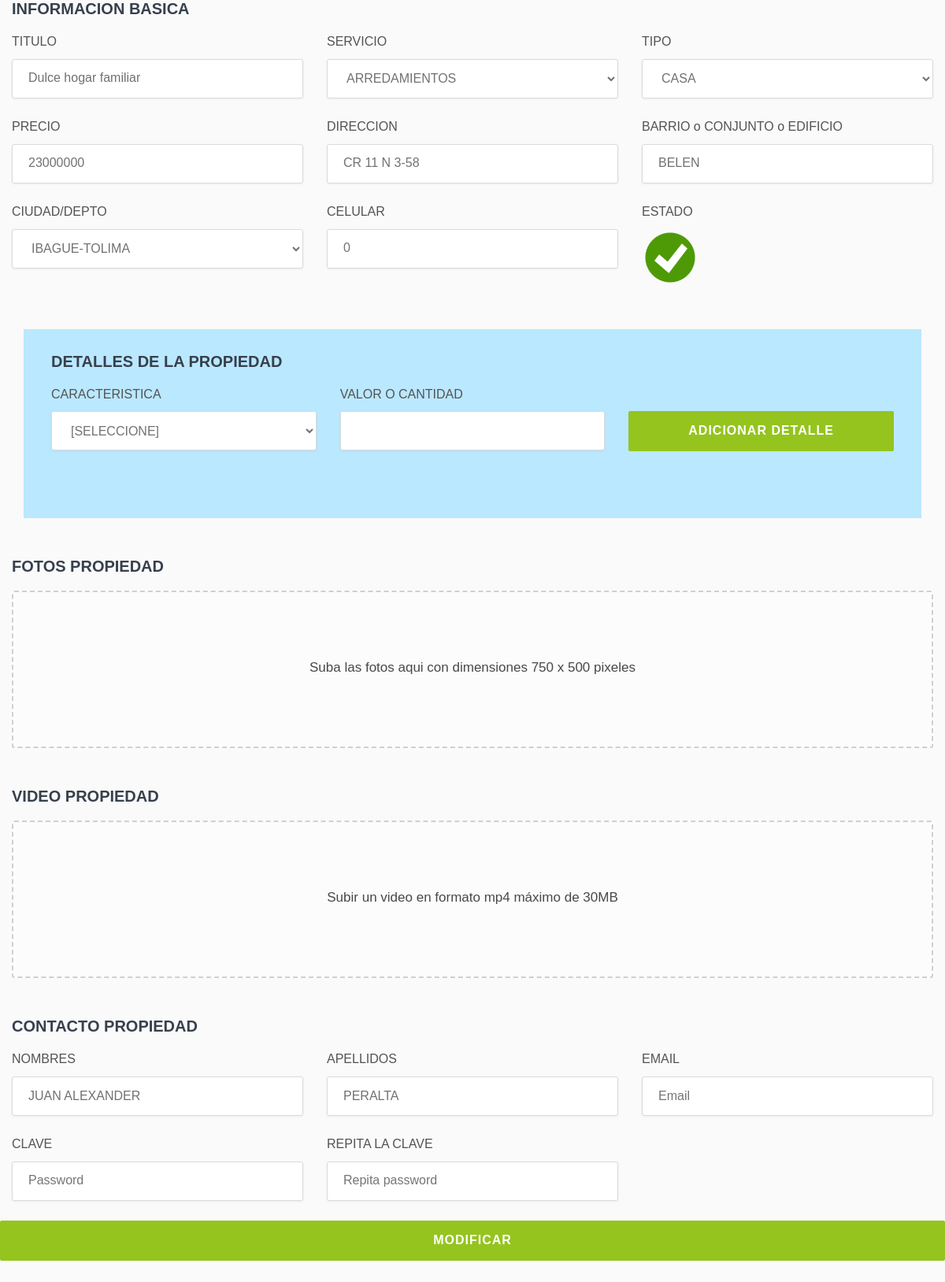
Page /combo1.php?elegido=1 (signed in) on the committed database.
### tables this page shows
CREATE TABLE `propiedades` (
  `id_propiedad` bigint(20) NOT NULL,
  `titulo_propiedad` varchar(50) NOT NULL,
  `id_servicio` bigint(20) NOT NULL,
  `dir_propiedad` varchar(100) NOT NULL,
  `barrio_propiedad` varchar(50) NOT NULL,
  `id_ciudad` bigint(20) NOT NULL,
  `id_tipo` bigint(20) NOT NULL,
  `est_propiedad` int(11) NOT NULL,
  `eli_propiedad` int(11) NOT NULL,
  `id_tercero` bigint(20) NOT NULL,
  `fec_propiedad` datetime NOT NULL,
  `valor_propiedad` double NOT NULL,
  `ruta_video` varchar(50) NOT NULL,
  `celular` bigint(20) NOT NULL,
  `ip_propiedad` int(50) NOT NULL
);

CREATE TABLE `terceros` (
  `id_tercero` bigint(20) NOT NULL,
  `nit_tercero` bigint(20) NOT NULL,
  `nom_tercero` varchar(50) NOT NULL,
  `ape_tercero` varchar(50) NOT NULL,
  `est_tercero` int(11) NOT NULL,
  `eli_tercero` int(11) NOT NULL,
  `password_tercero` varchar(50) NOT NULL,
  `email_tercero` varchar(50) NOT NULL,
  `cel_tercero` bigint(20) NOT NULL
);

### combo1.php (the view, shortened to what this page needs)
    <link rel="stylesheet" type="text/css" href="css/bootstrap.min.css">
    <link rel="stylesheet" type="text/css" href="css/animate.min.css">
    <link rel="stylesheet" type="text/css" href="css/bootstrap-submenu.css">
    <link rel="stylesheet" type="text/css" href="css/bootstrap-select.min.css">
    <link rel="stylesheet" href="css/leaflet.css" type="text/css">
    <link rel="stylesheet" href="css/map.css" type="text/css">
    <link rel="stylesheet" type="text/css" href="fonts/font-awesome/css/font-awesome.min.css">
    <link rel="stylesheet" type="text/css" href="fonts/flaticon/font/flaticon.css">
    <link rel="stylesheet" type="text/css" href="fonts/linearicons/style.css">
    <link rel="stylesheet" type="text/css"  href="css/jquery.mCustomScrollbar.css">
    <link rel="stylesheet" type="text/css"  href="css/dropzone.css">
    <link rel="stylesheet" type="text/css"  href="css/magnific-popup.css">
    <link rel="stylesheet" type="text/css" href="css/sidebar.css">
    <link rel="stylesheet" type="text/css" href="css/style.css">
    <link rel="stylesheet" type="text/css" id="style_sheet" href="css/skins/default.css">
<?PHP
include "conex2x.php";
if ($_SESSION["autenticadoVyP"] == "Autenticado")
{
	if (isset($_REQUEST['elegido']))
	{
	   $id_propiedad = $_REQUEST['elegido'];
	}
	else
	{
		$id_propiedad = $_SESSION["id_propiedadVyP"];
	}
if ($id_propiedad > 0)
{
	$id_tercero = $_SESSION["id_terceroVyP"];
	$sql = "SELECT * FROM terceros WHERE id_tercero = '$id_tercero'";
	$conter = $mysqli->query($sql);
	$regter = $conter->fetch_assoc();
	$sql = "SELECT * FROM propiedades WHERE id_propiedad = '$id_propiedad'";
	$conpro = $mysqli->query($sql);
	$regpro = $conpro->fetch_assoc();
	if ($regpro['est_propiedad'] == 1)
		$estado_propiedad = "img/activo.png";
	else
		$estado_propiedad = "img/inactivo.png";
?>
             <div class="col-md-12">
                <div class="submit-address">
                    <form method="GET" id="forreg" name="forreg" >
                        <div class="main-title-2">
                            <h1><span>INFORMACION</span> BASICA</h1>
                        </div>
                        <div class="search-contents-sidebar mb-30">
                            <div class="row">
                                <div class="col-md-4 col-sm-6">
                                    <div class="form-group">
                                        <label>TITULO</label>
                                        <input type="text" class="input-text" name="titulo" id="titulo" value="<?PHP echo $regpro['titulo_propiedad']; ?>" placeholder="Frase que identifique la propiedad">
                                    </div>
                                </div>
                                <div class="col-md-4 col-sm-6">
                                    <div class="form-group">
                                        <label>SERVICIO</label>
                                        <select class="input-text search-fields" name="servicio" id="servicio">
													<?php
														$sql = "SELECT id_servicio, nom_servicio FROM servicios WHERE id_servicio > 0 AND est_servicio = 1 AND eli_servicio = 0";
														$consulta = $mysqli->query($sql) or die(mysql_error());
														$dato = $consulta->fetch_assoc();
														do {
															if ($regpro['id_servicio'] == $dato['id_servicio'])
															  $selec = "SELECTED";
															else
															  $selec = "";
													?>
																<option <?PHP echo $selec;  ?>  value="<?php echo $dato['id_servicio']?>"><?php echo $dato['nom_servicio']?></option>
												<?php
															} while ($dato = $consulta->fetch_assoc());
												?>
                                        </select>
                                    </div>
                                </div>
                                <div class="col-md-4 col-sm-6">
                                    <div class="form-group">
                                        <label>TIPO</label>
                                        <select class="input-text search-fields" name="tipo" id="tipo">
												<?php
													$sql = "SELECT id_tipo, nom_tipo FROM tipos WHERE id_tipo > 0 AND est_tipo = 1 AND eli_tipo = 0";
													$consulta = $mysqli->query($sql) or die(mysql_error());
													$dato = $consulta->fetch_assoc();
													do {
															if ($regpro['id_tipo'] == $dato['id_tipo'])
															  $selec = "SELECTED";
															else
															  $selec = "";
												?>
															<option <?PHP echo $selec;  ?>  value="<?php echo $dato['id_tipo']?>"><?php echo $dato['nom_tipo']?></option>
											<?php
														} while ($dato = $consulta->fetch_assoc());
											?>
                                        </select>
                                    </div>
                                </div>
                                <div class="col-md-4 col-sm-6">
                                    <div class="form-group">
                                        <label>PRECIO</label>
                                        <input type="text" class="input-text" name="precio" value="<?PHP echo $regpro['valor_propiedad']; ?>" placeholder="COP">
                                    </div>
                                </div>
                                <div class="col-md-4 col-sm-6">
                                    <div class="form-group">
                                        <label>DIRECCION</label>
                                        <input type="text" class="input-text" name="direccion" value="<?PHP echo $regpro['dir_propiedad']; ?>" placeholder=" ">
                                    </div>
                                </div>
                                <div class="col-md-4 col-sm-6">
                                    <div class="form-group">
                                        <label>BARRIO o CONJUNTO o EDIFICIO</label>
										 <input type="text" class="input-text" name="barrio" value="<?PHP echo $regpro['barrio_propiedad']; ?>" placeholder=" ">
                                    </div>
                                </div>
                                <div class="col-md-4 col-sm-6">
                                    <div class="form-group">
                                        <label>CIUDAD/DEPTO</label>
										<select class="input-text search-fields" name="ciudad" id="ciudad" data-live-search="true" data-live-search-placeholder="Buscar Ciudad">
													<?php
														$sql = "SELECT ciudad.id_ciudad, ciudad.nom_ciudad, deptos.nom_depto FROM ciudad INNER JOIN deptos ON ciudad.id_depto = deptos.id_depto WHERE ciudad.id_ciudad > 0 ORDER BY ciudad.nom_ciudad";
														$consulta = $mysqli->query($sql) or die(mysql_error());
														$dato = $consulta->fetch_assoc();
														do {
															if ($regpro['id_ciudad'] == $dato['id_ciudad'])
															  $selec = "SELECTED";
															else
															  $selec = "";
													?>
																<option <?PHP echo $selec;  ?>  value="<?php echo $dato['id_ciudad']?>"><?php echo $dato['nom_ciudad']."-".$dato['nom_depto']; ?></option>
												<?php
															} while ($dato = $consulta->fetch_assoc());
												?>
										</select>
                                    </div>
                                </div>
                            <div class="col-md-4 col-sm-4">
                                <div class="form-group">
                                    <label>CELULAR</label>
                                    <input type="text" class="input-text" name="phone" id="phone"  value="<?PHP echo $regpro['celular']; ?>"   placeholder="Phone">
                                </div>
                            </div>
                            <div class="col-md-4 col-sm-4">
                                <div class="form-group">
                                    <label>ESTADO</label>
                                 <a href="#" onclick="fn_cambiarest()"  ><div id="estadop" ><img src="<?PHP echo $estado_propiedad; ?>" width='72px' height="72px" /></div></a>
                                </div>
                            </div>
                            </div>
                        </div>
             <div class="col-md-12">
                <div class="notification-box">
                        <div class="main-title-2">
                            <h1><span>DETALLES</span> DE LA PROPIEDAD</h1>
                        </div>
                        <div class="search-contents-sidebar mb-30">
                            <div class="row">
                                <div class="col-md-4 col-sm-6">
                                    <div class="form-group">
                                        <label>CARACTERISTICA</label>
                                        <select class="input-text search-fields" name="carac" id="carac">
											<option value="0">[SELECCIONE]</option>
                                        </select>
                                    </div>
                                </div>
                                <div class="col-md-4 col-sm-6">
                                    <div class="form-group">
                                        <label>VALOR O CANTIDAD</label>
                                        <input type="text" class="input-text" name="cantidad" id="cantidad" placeholder="">
                                    </div>
                                </div>
                                <div class="col-md-4 col-sm-6">
                                    <div class="form-group">
                                        <label>&nbsp;</label>
                                        <input type="button" class="search-button" name="agregardet" id="agregardet" onclick="fn_detalles()" value="ADICIONAR DETALLE">
                                    </div>
                                </div>
                            </div>
                        </div>
                </div>
            </div>
						<div class="main-title-2">
                            <h1><span>FOTOS </span> PROPIEDAD</h1>
                        </div>
                        <div id="myDropZone" class="dropzone dropzone-design mb-50" >
                            <div class="dz-default dz-message"><span>Suba las fotos aqui con dimensiones 750 x 500 pixeles</span></div>
                        </div>
						<div class="main-title-2">
                            <h1><span>VIDEO </span> PROPIEDAD</h1>
                        </div>
                        <div id="myDropZone2" class="dropzone dropzone-design mb-50" >
                            <div class="dz-default dz-message"><span>Subir un video en formato mp4 máximo de 30MB</span></div>
                        </div>
                   <div class="main-title-2">
                            <h1><span>CONTACTO</span> PROPIEDAD</h1>
                        </div>
                        <div class="row">
                            <div class="col-md-4 col-sm-4">
                                <div class="form-group">
                                    <label>NOMBRES</label>
                                    <input type="text" class="input-text" name="nombre" id="nombre" value="<?PHP echo $regter['nom_tercero']; ?>"  placeholder="Name">
                                </div>
                            </div>
                            <div class="col-md-4 col-sm-4">
                                <div class="form-group">
                                    <label>APELLIDOS</label>
                                    <input type="text" class="input-text" name="apellido" id="apellido" value="<?PHP echo $regter['ape_tercero']; ?>" placeholder="Name">
                                </div>
                            </div>
                            <div class="col-md-4 col-sm-4">
                                <div class="form-group">
                                    <label>EMAIL</label>
                                    <input type="email" class="input-text" name="email" value="<?PHP echo $regter['email_tercero']; ?>" placeholder="Email">
                                </div>
                            </div>
                            <div class="col-md-4 col-sm-4">
                                <div class="form-group">
                                    <label>CLAVE</label>
                                    <input type="password" class="input-text" name="clave1" id="clave1" value="<?PHP echo $regter['clave_tercero']; ?>"  placeholder="Password">
                                </div>
                            </div>
                            <div class="col-md-4 col-sm-4">
                                <div class="form-group">
                                    <label>REPITA LA CLAVE</label>
                                    <input type="password" class="input-text" name="clave2" id="clave2" value="<?PHP echo ""; ?>"  placeholder="Repita password">
                                </div>
                            </div>
							<input type="button" class="search-button" onclick="fn_agregar()" value="MODIFICAR" />
                        </div>
						<p>&nbsp;</p>
                    </form>
                </div>
            </div>
<?php
}
}
else
{
	echo  "ERROR, NO TIENE PERMISOS PARA VER LA PROPIEDAD";
}
?>

### css/dropzone.css (style rules this page uses)
.dropzone, .dropzone *, .dropzone-previews, .dropzone-previews * { -webkit-box-sizing: border-box; -moz-box-sizing: border-box; box-sizing: border-box; }
.dropzone { position: relative; border: 1px solid rgba(0,0,0,0.08); background: rgba(0,0,0,0.02); padding: 1em; }
.dropzone.dz-clickable { cursor: pointer; }
.dropzone.dz-clickable .dz-message, .dropzone.dz-clickable .dz-message span { cursor: pointer; }
.dropzone.dz-clickable * { cursor: default; }
.dropzone .dz-message { opacity: 1; -ms-filter: none; filter: none; }
.dropzone { border: 1px solid rgba(0,0,0,0.03); min-height: 360px; -webkit-border-radius: 3px; border-radius: 3px; background: rgba(0,0,0,0.03); padding: 23px; }
.dropzone .dz-default.dz-message { opacity: 1; -ms-filter: none; filter: none; -webkit-transition: opacity 0.3s ease-in-out; -moz-transition: opacity 0.3s ease-in-out; -o-transition: opacity 0.3s ease-in-out; -ms-transition: opacity 0.3s ease-in-out; transition: opacity 0.3s ease-in-out; background-image: url("../images/spritemap.png"); background-repeat: no-repeat; background-position: 0 0; position: absolute; width: 428px; height: 123px; margin-left: -214px; margin-top: -61.5px; top: 50%; left: 50%; }
.dropzone .dz-default.dz-message span { display: none; }

### css/skins/default.css (style rules this page uses)
.search-button { background: #95c41f; }

### rows in the picture
propiedades: titulo "Dulce hogar familiar", precio "23000000", direccion "CR 11 N 3-58", barrio "BELEN", phone "0"
terceros: nombre "JUAN ALEXANDER", apellido "PERALTA"

### other values in the picture
form field servicio "ARREDAMIENTOS"
form field tipo "CASA"
form field ciudad "IBAGUE-TOLIMA"
